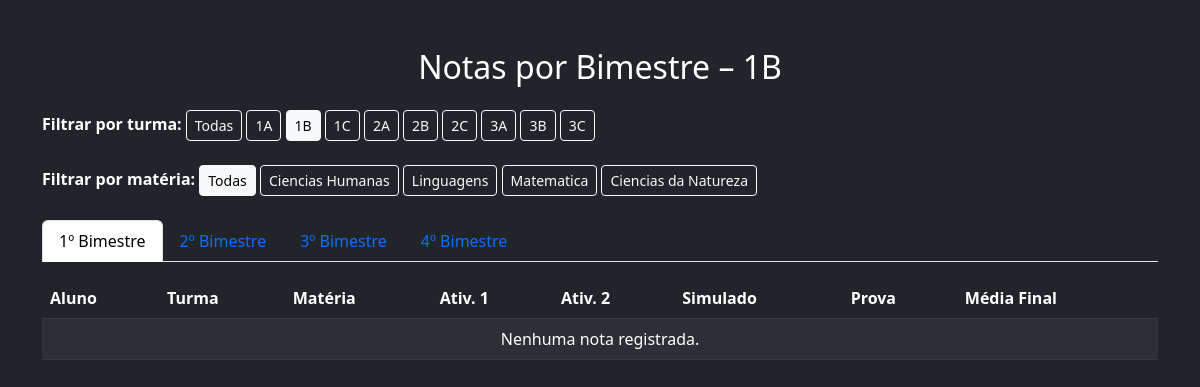
The page /notas/?turma=3 on the database its author committed.
### secretaria/models.py (models this page shows, shortened)
class Turma(models.Model):
    ITINERARIO_CHOICES = (
        ('JG', 'JOGOS DIGITAIS'),
        ('CN', 'CIÊNCIAS DA NATUREZA'),
        ('DS', 'DESENVOLVIMENTO DE SISTEMAS'),
        ('RS', 'REDES DE COMPUTADORES'),
    )
    TURMA_CHOICES = (
        ('1A', '1 ANO A'),
        ('1B', '1 ANO B'),
        ('1C', '1 ANO C'),
        ('2A', '2 ANO A'),
        ('2B', '2 ANO B'),
        ('2C', '2 ANO C'),
        ('3A', '3 ANO A'),
        ('3B', '3 ANO B'),
        ('3C', '3 ANO C'),
    )
    escolha_a_turma = models.CharField(max_length=2, choices=TURMA_CHOICES, blank=True, null=False)
    descricao_da_turma = models.CharField(max_length=2, choices=ITINERARIO_CHOICES, verbose_name='Informe o Itinerário da Turma')
    padrinho_da_turma = models.ForeignKey(Professor, on_delete=models.CASCADE, related_name='turmas', verbose_name='Padrinho da Turma', null=True, blank=False)
    def link_para_notas(self):
        url = reverse('notas_por_bimestre') + f'?turma={self.escolha_a_turma}'
        return format_html('<a class="button" href="{}" target="_blank">Ver Notas</a>', url)
    link_para_notas.short_description = "Acessar Notas"
    link_para_notas.allow_tags = True

class Materia(models.Model):
        MATTER_CHOICES = (
        ("CH", "Ciencias Humanas"),
        ("L", "Linguagens"),
        ("M", "Matematica"),
        ("CN", "Ciencias da Natureza"),
    )
        matter_choices = models.CharField(max_length=50, choices=MATTER_CHOICES , blank=False, null=True)
        professor = models.ForeignKey(Professor, on_delete=models.CASCADE, related_name='materias', blank=False, null=True)

### secretaria/views.py (the view)
# urls.py: path('notas/', views.notas_por_bimestre, name='notas_por_bimestre'),
def notas_por_bimestre(request):
    turma_param = request.GET.get('turma')
    materia_param = request.GET.get('materia')
    turma_selecionada = None
    materia_selecionada = None
    if turma_param:
        try:
            turma_selecionada = Turma.objects.get(id=int(turma_param))
        except (ValueError, Turma.DoesNotExist):
            turma_selecionada = None
    if materia_param:
        try:
            materia_selecionada = Materia.objects.get(id=int(materia_param))
        except (ValueError, Materia.DoesNotExist):
            materia_selecionada = None
    filtro = {}
    if turma_selecionada:
        filtro['turma'] = turma_selecionada
    if materia_selecionada:
        filtro['materia'] = materia_selecionada
    notas_1bim = Nota1Bim.objects.filter(**filtro)
    notas_2bim = Nota2Bim.objects.filter(**filtro)
    notas_3bim = Nota3Bim.objects.filter(**filtro)
    notas_4bim = Nota4Bim.objects.filter(**filtro)
    turmas = Turma.objects.all()
    materias_ids = Nota1Bim.objects.values_list('materia', flat=True).distinct()
    materias = Materia.objects.filter(id__in=materias_ids)
    return render(request, 'notas/tabela_notas.html', {
        'turmas': turmas,
        'materias': materias,
        'turma_selecionada': turma_selecionada,
        'materia_selecionada': materia_selecionada,
        'notas_1bim': notas_1bim,
        'notas_2bim': notas_2bim,
        'notas_3bim': notas_3bim,
        'notas_4bim': notas_4bim,
    })

### secretaria/templates/notas/tabela_notas.html (shortened to what this page needs)
<!DOCTYPE html>
<html lang="pt-br">
<head>
    <link href="https://cdn.jsdelivr.net/npm/bootstrap@5.3.0/dist/css/bootstrap.min.css" rel="stylesheet">
</head>
<body class="bg-dark text-white">
<div class="container mt-5">
    <h2 class="mb-4 text-center">Notas por Bimestre
        {% if turma_selecionada %}
            – {{ turma_selecionada.escolha_a_turma }}
        {% endif %}
    </h2>
    <div class="mb-4">
        <strong>Filtrar por turma:</strong>
        <a href="?{% if materia_selecionada %}materia={{ materia_selecionada.id }}{% endif %}"
           class="btn btn-outline-light btn-sm {% if not turma_selecionada %}active{% endif %}">Todas</a>
        {% for turma in turmas %}
            <a href="?turma={{ turma.id }}{% if materia_selecionada %}&materia={{ materia_selecionada.id }}{% endif %}"
               class="btn btn-outline-light btn-sm {% if turma.id == turma_selecionada.id %}active{% endif %}">
                {{ turma.escolha_a_turma }}
            </a>
        {% endfor %}
    </div>
    <div class="mb-4">
        <strong>Filtrar por matéria:</strong>
        <a href="?{% if turma_selecionada %}turma={{ turma_selecionada.id }}{% endif %}"
           class="btn btn-sm btn-outline-light {% if not materia_selecionada %}active{% endif %}">Todas</a>
        {% for materia in materias %}
            <a href="?materia={{ materia.id }}{% if turma_selecionada %}&turma={{ turma_selecionada.id }}{% endif %}"
               class="btn btn-sm btn-outline-light {% if materia.id == materia_selecionada.id %}active{% endif %}">
                {{ materia.get_matter_choices_display }}
            </a>
        {% endfor %}
    </div>
    <ul class="nav nav-tabs" id="bimestreTabs" role="tablist">
        <li class="nav-item" role="presentation">
            <button class="nav-link active" id="bim1-tab" data-bs-toggle="tab" data-bs-target="#bim1" type="button" role="tab">1º Bimestre</button>
        </li>
        <li class="nav-item" role="presentation">
            <button class="nav-link" id="bim2-tab" data-bs-toggle="tab" data-bs-target="#bim2" type="button" role="tab">2º Bimestre</button>
        </li>
        <li class="nav-item" role="presentation">
            <button class="nav-link" id="bim3-tab" data-bs-toggle="tab" data-bs-target="#bim3" type="button" role="tab">3º Bimestre</button>
        </li>
        <li class="nav-item" role="presentation">
            <button class="nav-link" id="bim4-tab" data-bs-toggle="tab" data-bs-target="#bim4" type="button" role="tab">4º Bimestre</button>
        </li>
    </ul>
    <div class="tab-content mt-3" id="bimestreTabsContent">
        <div class="tab-pane fade show active" id="bim1" role="tabpanel">
            {% include 'notas/partials/parcial_tabela_notas.html' with notas=notas_1bim %}
        </div>
    </div>
</div>
</body>
</html>

### rows shown on the page
Turma: escolha_a_turma "1B"
Turma: escolha_a_turma "1A"
Turma: escolha_a_turma "1C"
Turma: escolha_a_turma "2A"
Turma: escolha_a_turma "2B"
Turma: escolha_a_turma "2C"
Turma: escolha_a_turma "3A"
Turma: escolha_a_turma "3B"
Turma: escolha_a_turma "3C"
Materia: matter_choices "Ciencias Humanas"
Materia: matter_choices "Linguagens"
Materia: matter_choices "Matematica"
Materia: matter_choices "Ciencias da Natureza"
